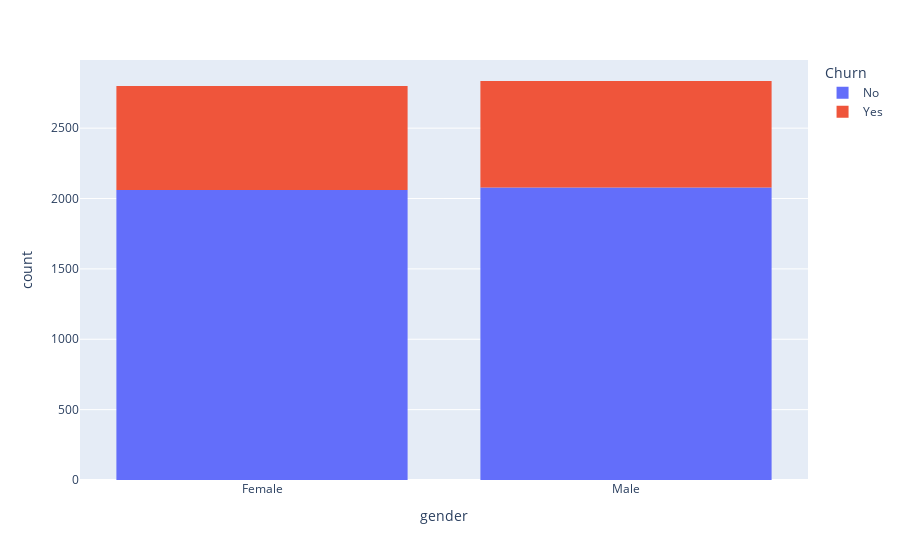

Notebook cell for this chart:
### Code cell
px.histogram(df_train, x='gender', color=target_name)

### Figure 1 — Plotly figure (JSON) as saved in the notebook; plotly's stock layout.template omitted (floating-point values rounded to 4 significant figures; data arrays with more than 128 entries replaced by an {"elided": "..."} marker saying what was removed)
{"data": [{"alignmentgroup": "True", "bingroup": "x", "hovertemplate": "Churn=No<br>gender=%{x}<br>count=%{y}<extra></extra>", "legendgroup": "No", "marker": {"color": "#636efa"}, "name": "No", "offsetgroup": "No", "orientation": "v", "showlegend": true, "type": "histogram", "x": {"elided": "4139 str values"}, "xaxis": "x", "yaxis": "y"}, {"alignmentgroup": "True", "bingroup": "x", "hovertemplate": "Churn=Yes<br>gender=%{x}<br>count=%{y}<extra></extra>", "legendgroup": "Yes", "marker": {"color": "#EF553B"}, "name": "Yes", "offsetgroup": "Yes", "orientation": "v", "showlegend": true, "type": "histogram", "x": {"elided": "1495 str values"}, "xaxis": "x", "yaxis": "y"}], "layout": {"barmode": "relative", "legend": {"title": {"text": "Churn"}, "tracegroupgap": 0}, "margin": {"t": 60}, "xaxis": {"anchor": "y", "domain": [0, 1], "title": {"text": "gender"}}, "yaxis": {"anchor": "x", "domain": [0, 1], "title": {"text": "count"}}}}
